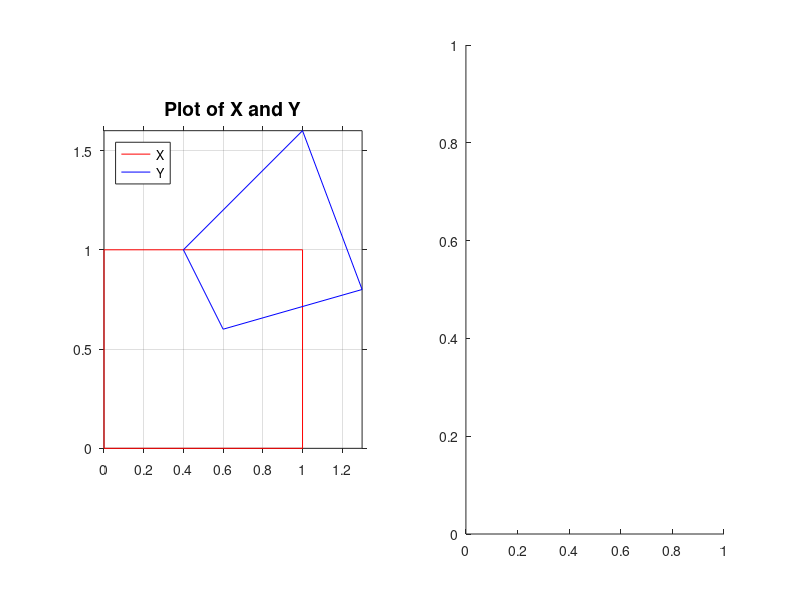

This chart was generated by the following MATLAB code: (Note: this script raises an error after producing the figure.)
% Solution for part 4.4 of Assignment 6.
% Written by: Martin Jrgensen, tzk173

clear all;

% Define the points
X = [[0,0]
     [1,0]
     [1,1]
     [0,1]
     [0,0]];
Y = [[0.6,0.6]
     [1.3,0.8]
     [1,1.6]
     [0.4,1]
     [0.6,0.6]];

% Perform analysis & alignment.
TFORM = cp2tform(X, Y, 'projective');
Z = tformfwd(TFORM, X(:,1), X(:,2));
 
% Show results.
h1 = figure(644); set(h1,'Color','White');

subplot(1,2,1);
plot(X(:,1), X(:,2),'r',Y(:,1), Y(:,2),'b'); 
legend('X','Y','Location','northwest'); grid on; axis image;
title('Plot of X and Y','FontSize',14); set(gca,'TickDir','out');

subplot(1,2,2);
plot(X(:,1), X(:,2),'r',Y(:,1), Y(:,2),'b',Z(:,1), Z(:,2),'--r');
legend('X','Y','Projective X','Location','northwest'); grid on; axis image;
title('Projective transformation of X unto Y','FontSize',14); set(gca,'TickDir','out');